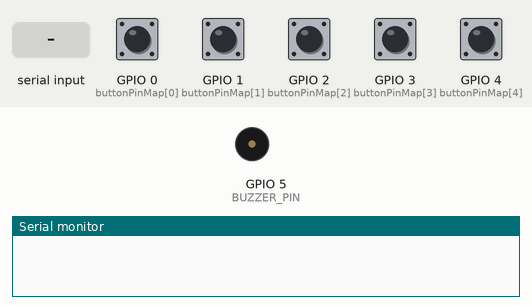
A sketch run on a simulated ESP32. Shown: buzzer (waves = sounding), the last lines printed to the serial monitor. Inputs (shaded band) come from the test bench; at power-on: GPIO 0 (buttonPinMap[0]), GPIO 1 (buttonPinMap[1]), GPIO 2 (buttonPinMap[2]), GPIO 3 (buttonPinMap[3]), GPIO 4 (buttonPinMap[4]) HIGH. Storage starts empty; USB keyboard and mouse output is not drawn.

Above: at 2.2 s.
2.3 s: GPIO 2 (buttonPinMap[2]) pulled LOW for 0.15 s
At 2.4 s:
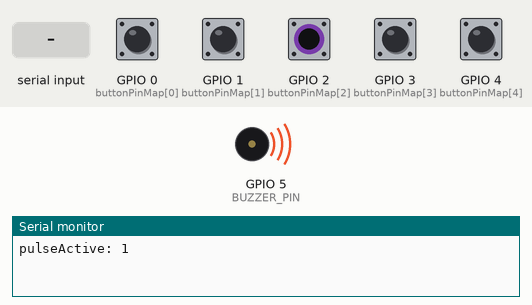
3.9 s: GPIO 3 (buttonPinMap[3]) pulled LOW for 0.15 s
5.5 s: GPIO 2 (buttonPinMap[2]) pulled LOW for 1 s
8.0 s: "start\n" received over Serial
At 9.4 s:
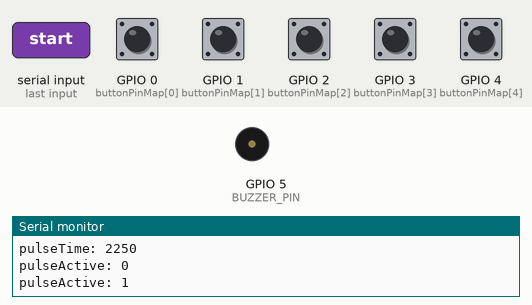
Timing chart, 0 to 11.8 s (numbered marks = the images above; inputs shaded):
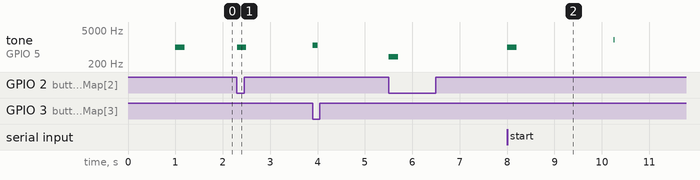

Measured:
- after the input at 2.3 s, tone on GPIO 5 (BUZZER_PIN): silent → 1000 Hz at once, → silent 0.20 s later
- after the input at 8.0 s, tone on GPIO 5 (BUZZER_PIN): silent → 1000 Hz at once, → silent 0.20 s later, → 2000 Hz 2.1 s later, → silent 0.02 s later

The sketch:

picoPulse.ino
```cpp
 // RP Pico Firmware for OneSwitchPulse
 //   uses RP Pico Arduino Core by Earle Philhower (min version 4.5.0)
 //   see: https://github.com/earlephilhower/arduino-pico
 //   important: configure file system in flash memory (1MB for FS under Tools->Flash Size)

#include <Joystick.h>
#include <FS.h>
#include <LittleFS.h>

#define SEND_DEBUG_MESSAGES 0

#define NUMBER_OF_BUTTONS 5
int buttonPinMap [NUMBER_OF_BUTTONS] = {0,1,2,3,4};

#define SELECT_BUTTON 0
#define SKIP_BUTTON   1
#define ON_OFF_BUTTON 2
#define SLOWER_BUTTON 3
#define FASTER_BUTTON 4

#define BUZZER_PIN 5

#define PULSING_GAMEPAD_BUTTON 2
#define PULSE_TIME_MIN 200
#define PULSE_TIME_MAX 10000
#define PULSE_TIME_STEP 250
#define PULSE_ON_TIME 200

#define TONE_ON_FREQ 1000
#define CHECK_RESPONSE_COMMAND "pulseControl"
#define RESPONSE "OK\n"

typedef struct {
    uint32_t pulseTime;
    uint32_t firstPulseTime;
    uint8_t  clickActive;
} settings_t;

settings_t settings = {
    .pulseTime = 2000,
    .firstPulseTime = 3000,
    .clickActive = 1
};

#define SETTINGS_FILE "/settings.bin"

int buttonStates[NUMBER_OF_BUTTONS];
int pulseActive = 0;
uint32_t pulseTimestamp=0;
uint32_t pulseOffTimestamp=0;

void writeSettings()
{
  File f = LittleFS.open(SETTINGS_FILE,"w");
  if (!f) {
    Serial.println("could not write settings file");
    return;
  }
  f.write((uint8_t *)&settings, sizeof(settings_t));
  f.close();
}

void readSettings()
{
  if(!LittleFS.exists(SETTINGS_FILE)) {
    Serial.println("could not read settings file");
    return;
  }
  File f = LittleFS.open(SETTINGS_FILE,"r");
  f.readBytes((char *)&settings, sizeof(settings_t));
}

void initStorage()
{
  LittleFS.begin();
  if (!LittleFS.exists(SETTINGS_FILE)) {
    writeSettings();
    if (SEND_DEBUG_MESSAGES) { Serial.println("Settings file initialized!"); }
  }
}

void setActive (int active) {
  pulseActive=active;
  Serial.print("pulseActive: "); Serial.println(pulseActive);
  tone(BUZZER_PIN,400+active*600,200);
}

void setClick (uint8_t active) {
  settings.clickActive=active;
  writeSettings();
}

void setPulseTime(int newTime) {
  if (newTime >= PULSE_TIME_MIN && newTime <= PULSE_TIME_MAX ) {
    settings.pulseTime=newTime;
  }
  Serial.print("pulseTime: ");
  Serial.println(settings.pulseTime);
  tone(BUZZER_PIN,1500-settings.pulseTime/7,100);
  writeSettings();
}

void faster() {
  setPulseTime(settings.pulseTime-PULSE_TIME_STEP);
}

void slower() {
  setPulseTime(settings.pulseTime+PULSE_TIME_STEP);
}

void setup() {
  delay (1000);
  Serial.begin(115200);
  Joystick.begin();
  for (uint8_t i = 0; i < NUMBER_OF_BUTTONS; i++) {
     pinMode (buttonPinMap[i], INPUT_PULLUP);
     buttonStates[i]=HIGH;
  }
  pinMode (BUZZER_PIN, OUTPUT);
  tone(BUZZER_PIN, TONE_ON_FREQ, 200);


  initStorage();
  readSettings();
  // Serial.printf("Current settings: pulseTime=%u, firstPulseTime=%u\n", settings.pulseTime,settings.firstPulseTime);

}

void loop() {

  // serial commands
  if (Serial.available()) {
    String cmd=Serial.readStringUntil('\n');
    if (SEND_DEBUG_MESSAGES) { Serial.print("got: "); Serial.println(cmd); }
    if (cmd.equals(CHECK_RESPONSE_COMMAND)) Serial.println(RESPONSE);
    else if (cmd.equals("start")) setActive(1);
    else if (cmd.equals("stop")) setActive(0);
    else if (cmd.equals("toggle")) setActive(!pulseActive);
    else if (cmd.equals("click")) setClick(!settings.clickActive);
    else if (cmd.equals("faster")) faster();
    else if (cmd.equals("slower")) slower();
    else if (cmd.startsWith("time:")) {
      String par = cmd.substring(5);
      par.trim();
      setPulseTime(par.toInt());
    }
    pulseTimestamp=millis();
  }

  // check user input
  int actState;
  int anyButtonPressed=0;
  for (uint8_t i = 0; i < NUMBER_OF_BUTTONS; i++) {
    if ((actState=digitalRead(buttonPinMap[i])) != buttonStates[i]) {
      buttonStates[i] = actState;
      if (actState==LOW) {
          if (SEND_DEBUG_MESSAGES) { Serial.print("Button "); Serial.print(i+1); Serial.println(" pressed"); }
          Joystick.button(i+1, true);
          switch (i) {
            case FASTER_BUTTON: faster(); break;
            case SLOWER_BUTTON: slower(); break;
            case ON_OFF_BUTTON: setActive(!pulseActive); break;
          }
      } else {
          if (SEND_DEBUG_MESSAGES) { Serial.print("Button "); Serial.print(i+1); Serial.println(" released"); }
          Joystick.button(i+1, false);
      }
    }
    if (!actState) anyButtonPressed=1;
  }
  if (anyButtonPressed) pulseTimestamp=millis(); // reset pulse time if any user activity!


  // perform auto pulse
  if (pulseActive) {
    if (millis()-pulseTimestamp >= settings.pulseTime) {
      pulseTimestamp=millis();
      Joystick.button(PULSING_GAMEPAD_BUTTON, true);
      pulseOffTimestamp=pulseTimestamp+PULSE_ON_TIME;
      if (settings.clickActive) tone(BUZZER_PIN,2000,20);
    }
  }
  if (pulseOffTimestamp >=millis()) {
      pulseOffTimestamp=0;
      Joystick.button(PULSING_GAMEPAD_BUTTON, false);
  }

  delay(5); // short delay here for debouncing and limiting max data packet rate
}
```
